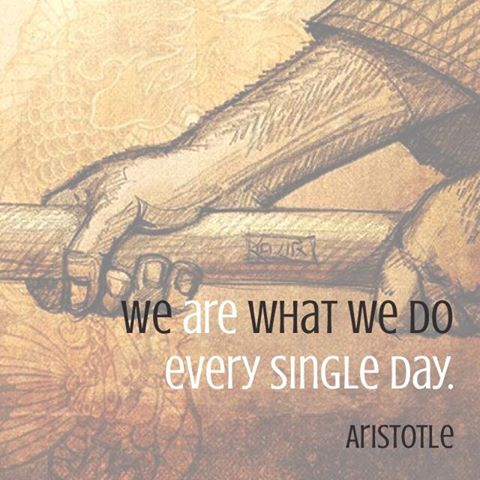
#> input picture Tutorial/budo.jpg, 480 x 480 px
$ python image_operations.py   (Python 2 division)   (older library calls are emulated)
#> lines starting #> are read from the running program, lines starting #| are printed output that depends on the picture
from scipy.misc import imread, imsave, imresize


img=imread('budo.jpg')
#> img is the input picture: shape (480, 480, 3); mean R, G, B 202.2, 177.5, 152.8
print img.dtype, img.shape
#| uint8 (480, 480, 3)
img_tinted = img * [1, 0.95, 0.9]
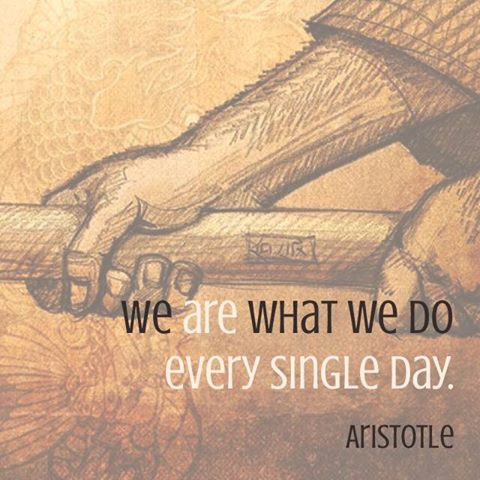
#> img_tinted: shape (480, 480, 3) float64; mean R, G, B 202.2, 168.6, 137.5
img_tinted = img_tinted * [1, 0.95, 0.9]
img_tinted = img_tinted * [1, 0.95, 0.9]
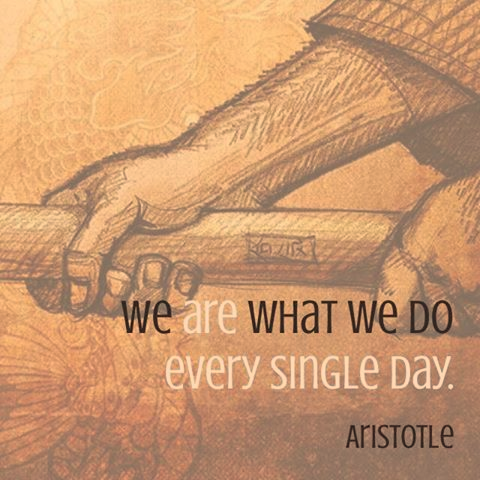
#> img_tinted: shape (480, 480, 3) float64; mean R, G, B 202.2, 152.2, 111.4
img_tinted = imresize(img_tinted, (300, 300))
#> img_tinted: shape (300, 300, 3)
imsave('budo_small.jpg', img_tinted)
